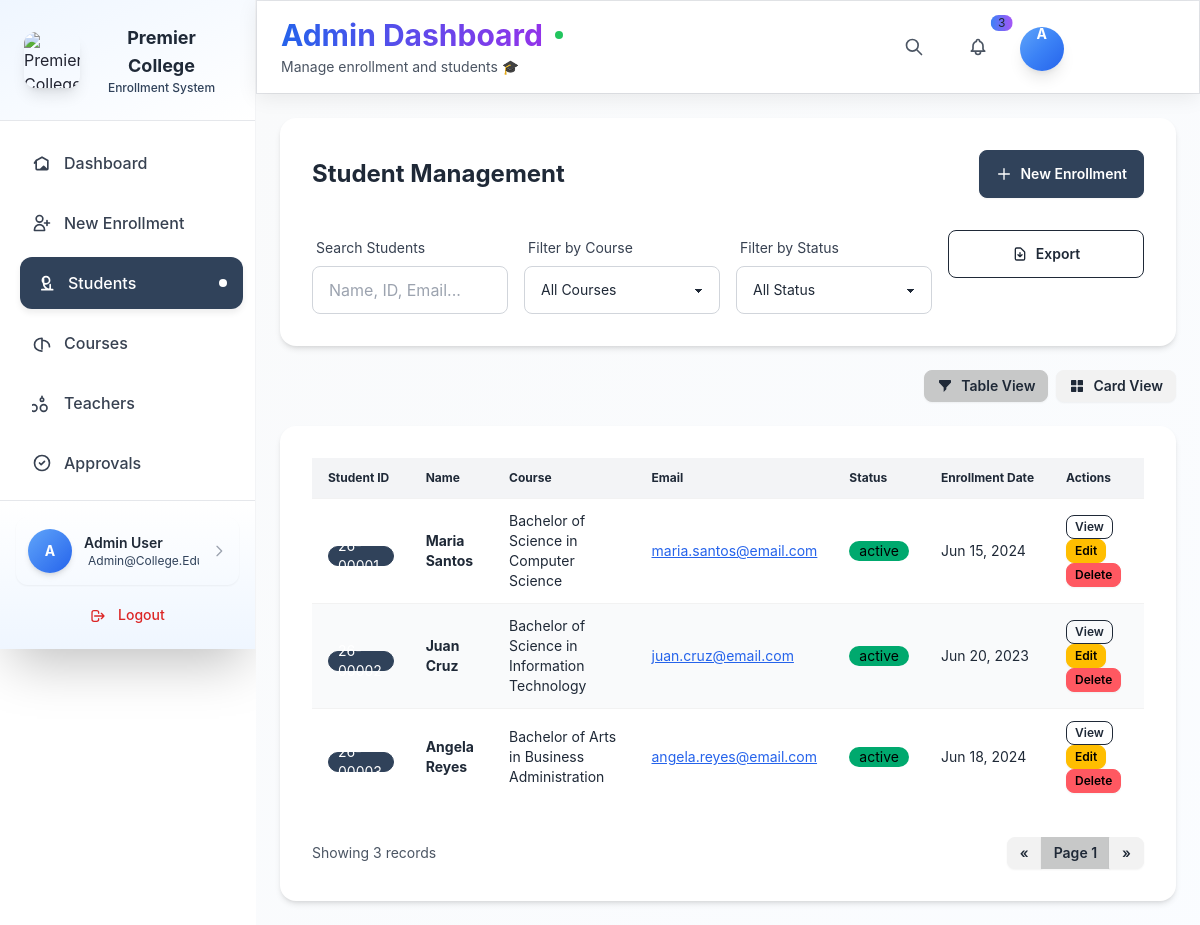
Page /admin/dashboard.php?page=students (signed in) on the committed database.
### tables this page shows
CREATE TABLE IF NOT EXISTS students (
    id VARCHAR(20) PRIMARY KEY,
    first_name VARCHAR(100) NOT NULL,
    middle_name VARCHAR(100),
    last_name VARCHAR(100) NOT NULL,
    date_of_birth DATE,
    place_of_birth VARCHAR(255),
    sex ENUM('Male', 'Female', 'Other'),
    civil_status VARCHAR(50),
    nationality VARCHAR(100),
    religion VARCHAR(100),
    address TEXT,
    phone VARCHAR(50),
    email VARCHAR(255),
    guardian_name VARCHAR(255),
    guardian_phone VARCHAR(50),
    guardian_relationship VARCHAR(100),
    course VARCHAR(255),
    year_level VARCHAR(50),
    section VARCHAR(20),
    status ENUM('active', 'inactive', 'graduated', 'dropped') DEFAULT 'active',
    enrollment_date DATE,
    created_at TIMESTAMP DEFAULT CURRENT_TIMESTAMP,
    updated_at TIMESTAMP DEFAULT CURRENT_TIMESTAMP ON UPDATE CURRENT_TIMESTAMP
);

### includes/database.php (called while the page is built, shortened)
<?php
function getAllStudents($filters = []) {
    $conn = getDbConnection();
    $sql = "SELECT * FROM students WHERE 1=1";
    $params = [];
    $sql .= " ORDER BY created_at DESC";
    $stmt = $conn->prepare($sql);
    $stmt->execute($params);
    return $stmt->fetchAll();
}

### admin/students.php (the view, shortened to what this page needs)
<?php
$students = getAllStudents();
?>
<div class="space-y-6">
    <div class="card bg-white shadow-md">
        <div class="card-body">
            <div class="flex flex-col lg:flex-row gap-4 items-center justify-between">
                <h2 class="card-title text-2xl font-bold text-gray-800">Student Management</h2>
                <a href="?page=enrollment" class="btn btn-primary">
                    <svg class="w-4 h-4" fill="none" stroke="currentColor" viewBox="0 0 24 24">
                        <path stroke-linecap="round" stroke-linejoin="round" stroke-width="2" d="M12 4v16m8-8H4"></path>
                    </svg>
                    New Enrollment
                </a>
            </div>
            <div class="grid grid-cols-1 md:grid-cols-4 gap-4 mt-6">
                <div class="form-control">
                    <label class="label">
                        <span class="label-text">Search Students</span>
                    </label>
                    <input
                        type="text"
                        id="searchInput"
                        placeholder="Name, ID, Email..."
                        class="input input-bordered"
                    />
                </div>
                <div class="form-control">
                    <label class="label">
                        <span class="label-text">Filter by Course</span>
                    </label>
                    <select id="courseFilter" class="select select-bordered">
                        <option value="">All Courses</option>
                    </select>
                </div>
                <div class="form-control">
                    <label class="label">
                        <span class="label-text">Filter by Status</span>
                    </label>
                    <select id="statusFilter" class="select select-bordered">
                        <option value="">All Status</option>
                    </select>
                </div>
                <div class="form-control flex items-end">
                    <button type="button" class="btn btn-outline w-full" id="exportBtn">
                        <svg class="w-4 h-4" fill="none" stroke="currentColor" viewBox="0 0 24 24">
                            <path stroke-linecap="round" stroke-linejoin="round" stroke-width="2" d="M12 10v6m0 0l-3-3m3 3l3-3m2 8H7a2 2 0 01-2-2V5a2 2 0 012-2h5.586a1 1 0 01.707.293l5.414 5.414a1 1 0 01.293.707V19a2 2 0 01-2 2z"></path>
                        </svg>
                        Export
                    </button>
                </div>
            </div>
        </div>
    </div>
    <div class="flex justify-end gap-2 mb-4">
        <button type="button" class="btn btn-sm btn-active" id="tableViewBtn">
            <svg class="w-4 h-4" fill="currentColor" viewBox="0 0 24 24">
                <path d="M3 4a1 1 0 011-1h16a1 1 0 011 1v2.586a1 1 0 01-.293.707l-6.414 6.414a1 1 0 00-.293.707V17l-4 4v-6.586a1 1 0 00-.293-.707L3.293 7.293A1 1 0 013 6.586V4z"></path>
            </svg>
            Table View
        </button>
        <button type="button" class="btn btn-sm" id="cardViewBtn">
            Card View
        </button>
    </div>
    <div id="tableView" class="card bg-white shadow-md">
        <div class="card-body">
            <div class="overflow-x-auto">
                <table class="table table-zebra w-full">
                    <thead>
                        <tr class="bg-gray-100">
                            <th class="text-gray-700">Student ID</th>
                            <th class="text-gray-700">Name</th>
                            <th class="text-gray-700">Course</th>
                            <th class="text-gray-700">Email</th>
                            <th class="text-gray-700">Status</th>
                            <th class="text-gray-700">Enrollment Date</th>
                            <th class="text-gray-700">Actions</th>
                        </tr>
                    </thead>
                    <tbody id="studentsTableBody">
                        <?php if (empty($students)): ?>
                        <tr>
                            <td colspan="7" class="text-center text-gray-500 py-8">No students found</td>
                        </tr>
                        <?php else: ?>
                        <?php foreach ($students as $student): ?>
                        <tr data-id="<?php echo htmlspecialchars($student['id']); ?>">
                            <td><span class="badge badge-primary"><?php echo htmlspecialchars($student['id']); ?></span></td>
                            <td><strong><?php echo htmlspecialchars($student['first_name'] . ' ' . $student['last_name']); ?></strong></td>
                            <td><span class="text-sm"><?php echo htmlspecialchars($student['course']); ?></span></td>
                            <td><a href="mailto:<?php echo htmlspecialchars($student['email']); ?>" class="link link-primary text-sm"><?php echo htmlspecialchars($student['email']); ?></a></td>
                            <td><span class="badge badge-<?php echo $student['status'] === 'active' ? 'success' : 'warning'; ?>"><?php echo htmlspecialchars($student['status']); ?></span></td>
                            <td><?php echo date('M d, Y', strtotime($student['enrollment_date'])); ?></td>
                            <td>
                                <button class="btn btn-xs btn-outline" onclick="viewStudent('<?php echo $student['id']; ?>')">View</button>
                                <button class="btn btn-xs btn-warning" onclick="editStudent('<?php echo $student['id']; ?>')">Edit</button>
                                <button class="btn btn-xs btn-error" onclick="confirmDelete('<?php echo $student['id']; ?>')">Delete</button>
                            </td>
                        </tr>
                        <?php endforeach; ?>
                        <?php endif; ?>
                    </tbody>
                </table>
            </div>
            <div class="flex justify-between items-center mt-6">
                <p class="text-sm text-gray-600" id="recordCount">Showing <?php echo count($students); ?> records</p>
                <div class="join">
                    <button class="join-item btn btn-sm" id="prevPageBtn">«</button>
                    <button class="join-item btn btn-sm btn-active" id="pageInfo">Page 1</button>
                    <button class="join-item btn btn-sm" id="nextPageBtn">»</button>
                </div>
            </div>
        </div>
    </div>
</div>

### admin/dashboard.php (style rules this page uses)
:root { --primary-dark: #222431; --primary: #30425A; --primary-light: #3c516b; --gradient-blue: linear-gradient(135deg, #222431 0%, #30425A 100%); --gradient-purple: linear-gradient(135deg, #30425A 0%, #222431 100%); --gradient-cyan: linear-gradient(135deg, #222431 0%, #30425A 100%); --gradient-green: linear-gradient(135deg, #30425A 0%, #222431 100%); --shadow-sm: 0 2px 4px rgba(0,0,0,0.05); --shadow-md: 0 4px 6px rgba(0,0,0,0.07); --shadow-lg: 0 10px 25px rgba(0,0,0,0.1); --shadow-xl: 0 20px 40px rgba(0,0,0,0.15); }
body { font-family: 'Inter', 'Segoe UI', system-ui, -apple-system, sans-serif; background: #FFFFFF; color: #222431; }
.btn-primary, .badge-primary { background-color: var(--primary) !important; border-color: var(--primary) !important; color: #FFFFFF !important; }
* { transition-timing-function: cubic-bezier(0.4, 0, 0.2, 1); }
input[type="text"], input[type="email"], input[type="tel"], input[type="date"], input[type="number"], input[type="password"], select, textarea, .input, .select, .textarea { background-color: #FFFFFF !important; color: #1f2937 !important; border: 1px solid #d1d5db !important; }
input::placeholder, textarea::placeholder { color: #9ca3af !important; opacity: 1 !important; }
select option { background-color: #FFFFFF !important; color: #1f2937 !important; }
.label-text { color: #374151 !important; }
.table tbody tr, .table tbody tr:nth-child(odd), .table tbody tr:nth-child(even), .table-zebra tbody tr:nth-child(odd), .table-zebra tbody tr:nth-child(even) { background-color: #FFFFFF !important; }
.table tbody tr:nth-child(even), .table-zebra tbody tr:nth-child(even) { background-color: #f9fafb !important; }
.table tbody td, .table thead th { color: #1f2937 !important; }
.table tbody td a { color: #2563eb !important; }

### rows in the picture
students: id "26-00001", first_name+last_name "Maria Santos", course "Bachelor of Science in Computer Science", email "maria.santos@email.com", status "active", enrollment_date "Jun 15, 2024"
students: id "26-00002", first_name+last_name "Juan Cruz", course "Bachelor of Science in Information Technology", email "juan.cruz@email.com", status "active", enrollment_date "Jun 20, 2023"
students: id "26-00003", first_name+last_name "Angela Reyes", course "Bachelor of Arts in Business Administration", email "angela.reyes@email.com", status "active", enrollment_date "Jun 18, 2024"

### other values in the picture
substr($userInfo['name'], 0, 1) "A"
count($students) "3"
$userInfo['name'] "Admin User"
$userInfo['email'] "Admin@college.…"
